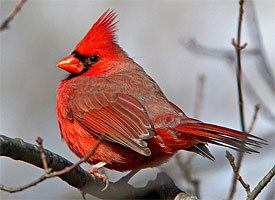
%> input picture hw3/cardinal1.jpg, 275 x 200 px
$ octave --eval "result = extract_keypoints(imread('cardinal1.jpg'));"   (GNU Octave 9; MATLAB toolbox functions it lacks are replaced by stand-ins)
%> lines starting %> are read from the running program, lines starting %| are printed output that depends on the picture; in (x1, y1, x2, y2) boxes, pixels count from 0 and x2, y2 are one past the last pixel; in counts of white or black regions, pixels touching at a corner belong together; the program's own positions count from 1
function [x, y, scores, Ih, Iv] = extract_keypoints(image)

image=rgb2gray(image);
k=.05;
w=5;
g=[1 0 -1;2 0 -2;1 0 1];
Ih=imfilter(image, g);
Iv=imfilter(image, g');

cur=size(image);
R = zeros(cur);

Ih2=Ih.^2;
Iv2=Iv.^2;
Ivh=Iv .* Ih;

for i=1:size(image,1)
    for j=1:size(image,2)

        if i<3
            R(i,j) = -inf;
        elseif i>size(R,1)-3
            R(i,j) = -inf;
        elseif (j<3)
            R(i,j) = -inf;
        elseif (j>size(R,2)-3)
            R(i,j) = -inf;
        else
            twobytwo=[0 0; 0 0];
            M=twobytwo;
            M(1,1)=sum(Ih2(i-2:i+2,j-2:j+2), 'all');
            M(2,2)=sum(Iv2(i-2:i+2,j-2:j+2), 'all');
            M(1,2) = sum(Ivh(i-2:i+2,j-2:j+2), 'all');
            M(2,1) = sum(Ivh(i-2:i+2,j-2:j+2), 'all');

            R(i,j)=det(M) - k.*(trace(M).^2) ;
        end
    end
end
notneg = R>-inf;
average = mean(notneg,'all');
%average = s./size(R);
%average = average./size(R,2);
%average = sum(R,'all')/size(R)*size(R,2);

b = sort(R(:), 'descend');
%b = b(1:size(R(:),1)*.01);
b = b(1:1500);
b = ismember(R,b);
y=1;
scores=zeros(0,0);
x=zeros(0,0);
y=zeros(0,0);
for f=1:size(b)
    for g=1:size(b,2)
        if b(f,g) == 1
            for i=-1:1
                for j=-1:1
                    if(R(f+i, g+j)> R(f,g))
                        b(f,g) = 0;
                    end
                end
            end
        end
        if b(f,g) == 1
            scores = [scores; R(f,g)];
            x = [x; f];
            y = [y; g];

        end
    end
end
figure;
imshow(image);
hold on;
for i=1:size(x)
    plot(y(i), x(i), 'ro', 'MarkerSize', scores(i) / 1000000);
end
hold off;

end
%> in extract_keypoints, `image=rgb2gray(image);`:
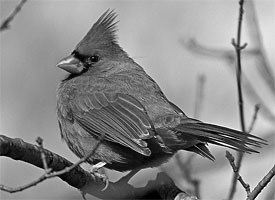
%> image: size 200x275 uint8; min 0, max 254, mean 137.1
%> in extract_keypoints, `Ih=imfilter(image, g);`:
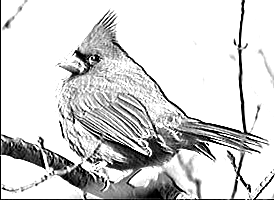
%> Ih: size 200x275 uint8; min 0, max 255, mean 211.5
%> in extract_keypoints, `Iv=imfilter(image, g');`:
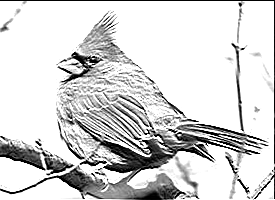
%> Iv: size 200x275 uint8; min 0, max 255, mean 213
%> after the loop in extract_keypoints, `for i=1:size(image,1)`:
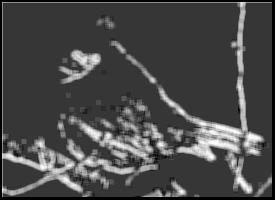
%> R: size 200x275 double; 4.27% of the values are NaN or infinite; the others: min -13049421.8, max 10140648.8, mean -6053028.5; drawn with min black, max white, NaN and infinite black
%> after the loop in extract_keypoints, `for i=1:size(image,1)`: M = [6375 6375; 6375 6375]; twobytwo = [0 0; 0 0]
%> in extract_keypoints, `notneg = R>-inf;`:
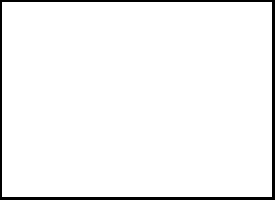
%> notneg: size 200x275 logical; 95.7% white; 1 black region, box (x1, y1, x2, y2) and area: (0, 0, 275, 200) 2350
%> in extract_keypoints, `average = mean(notneg,'all');`: average = 0.957
%> in extract_keypoints, `b = b(1:1500);`: b = 1500 values, max 10140648.8 at index 1, min 5648310.5 at index 1500, mean 7387892.3
%> in extract_keypoints, `b = ismember(R,b);`: b: size 200x275 logical; 2.7% white; 70 white regions (55 under 20 px), largest, box (x1, y1, x2, y2) and area: (193, 139, 238, 160) 314, (212, 124, 241, 134) 111, (202, 129, 237, 141) 104
%> after the loop in extract_keypoints, `for f=1:size(b)`:
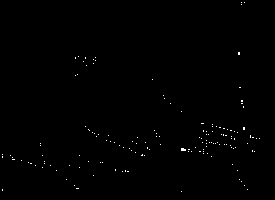
%> b: size 200x275 logical; 0.38% white in thin lines or dots, all inside (x1, y1, x2, y2) = (2, 2, 260, 192)
%> after the loop in extract_keypoints, `for f=1:size(b)`: scores = 208 values, max 10140648.8 at index 65, min 5692938.7 at index 35, mean 7611598.7; x = 208 values from 3 to 192; y = 208 values, max 260 at index 94, min 3 at index 157, mean 164.7
%> `result = extract_keypoints(imread('cardinal1.jpg'));`:
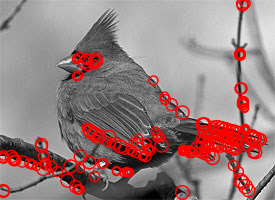
%> figure redrawn from the program's plot data
%> `result = extract_keypoints(imread('cardinal1.jpg'));`: result = 208 values from 3 to 192
